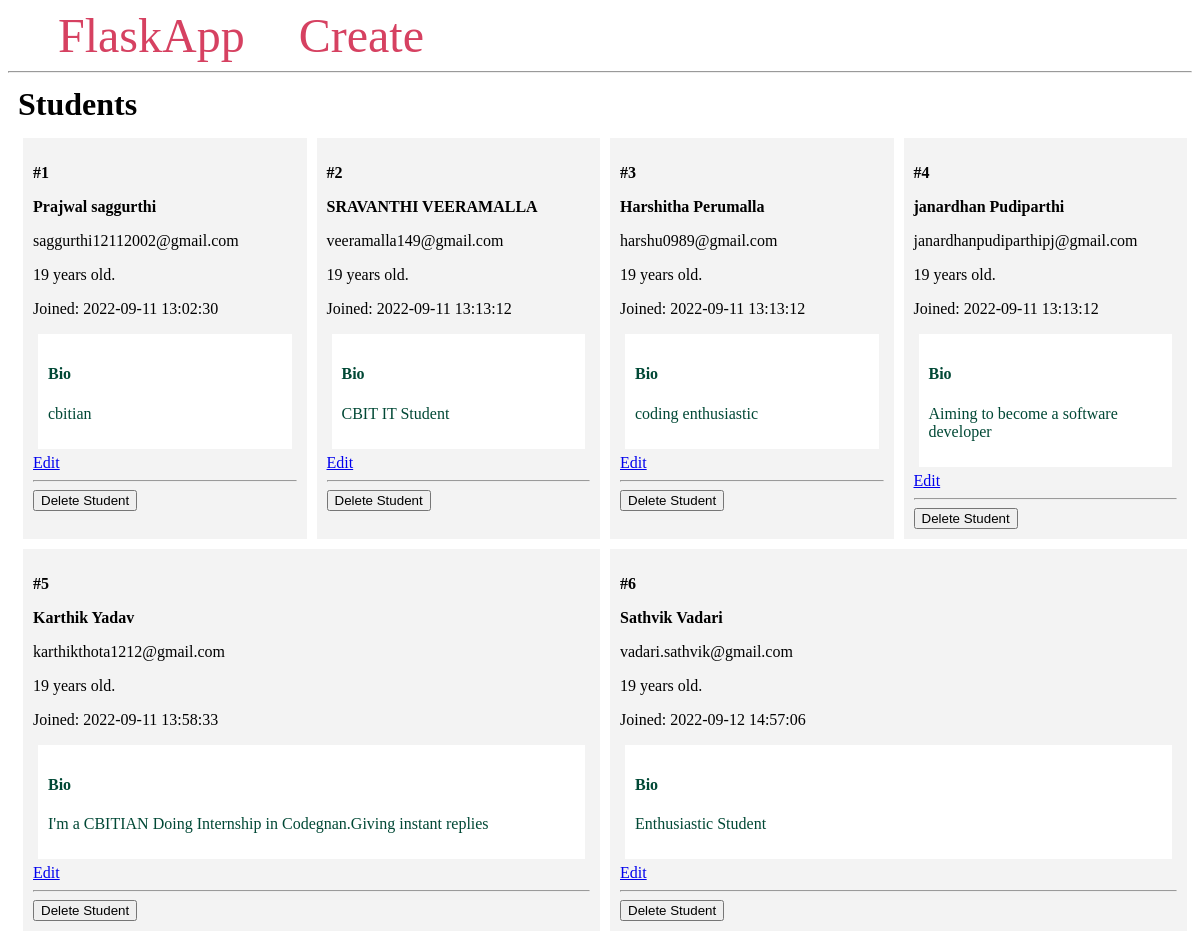
The page / on the database its author committed.
### app.py (models this page shows, shortened)
class Students(db.Model):
    id = db.Column(db.Integer,primary_key =True)
    firstname = db.Column(db.String(100),nullable =False)
    lastname = db.Column(db.String(100),nullable =False)
    email= db.Column(db.String(100),unique=True,nullable =False)
    age = db.Column(db.Integer)
    created_at = db.Column(db.DateTime(timezone=True),
                           server_default=func.now())
    bio = db.Column(db.Text)

### app.py (the view)
@app.route('/')
def index():
    students = Students.query.all()
    return render_template('index.html',students=students)

### templates/index.html
{% extends 'base.html' %}
{% block content %}
    <h1 class="title">{% block title %} Students {% endblock %}</h1>
    <div class="content">
        {% for student in students %}
            <div class="student">
                <p><b>#{{ student.id }}</b></p>
                <b>
                    <p class="name">{{ student.firstname }} {{ student.lastname }}</p>
                </b>
                <p>{{ student.email }}</p>
                <p>{{ student.age }} years old.</p>
                <p>Joined: {{ student.created_at }}</p>
                <div class="bio">
                    <h4>Bio</h4>
                    <p>{{ student.bio }}</p>
                </div>
                <a href="{{ url_for('edit', student_id=student.id) }}">Edit</a>
        <hr>
        <form method="POST"
                action="{{ url_for('delete', student_id=student.id) }}">
            <input type="submit" value="Delete Student"
                onclick="return confirm('Are you sure you want to delete this entry?')">
        </form>
            </div>
	   	{% endfor %}
    </div>
{% endblock %}

### templates/base.html (shortened to what this page needs)
<!DOCTYPE html>
<html lang="en">
<head>
</head>
<body>
    <nav>
        <a href="{{ url_for('index') }}">FlaskApp</a>
        <a href="{{url_for('create')}}">Create</a>
    </nav>
    <hr>
    <div class="content">
        {% block content %} {% endblock %}
    </div>
</body>
</html>

### templates/base.html (style rules this page uses)
.title { margin: 5px; }
.content { margin: 5px; width: 100%; display: flex; flex-direction: row; flex-wrap: wrap; }
.student { flex: 20%; padding: 10px; margin: 5px; background-color: #f3f3f3; inline-size: 100%; }
.bio { padding: 10px; margin: 5px; background-color: #ffffff; color: #004835; }
nav a { color: #d64161; font-size: 3em; margin-left: 50px; text-decoration: none; }

### rows shown on the page
Students: id "1", firstname "Prajwal", lastname "saggurthi", email "saggurthi12112002@gmail.com", age "19", created_at "2022-09-11 13:02:30", bio "cbitian"
Students: id "2", firstname "SRAVANTHI", lastname "VEERAMALLA", email "veeramalla149@gmail.com", age "19", created_at "2022-09-11 13:13:12", bio "CBIT IT Student"
Students: id "3", firstname "Harshitha", lastname "Perumalla", email "harshu0989@gmail.com", age "19", created_at "2022-09-11 13:13:12", bio "coding enthusiastic"
Students: id "4", firstname "janardhan", lastname "Pudiparthi", email "janardhanpudiparthipj@gmail.com", age "19", created_at "2022-09-11 13:13:12", bio "Aiming to become a software developer"
Students: id "5", firstname "Karthik", lastname "Yadav", email "karthikthota1212@gmail.com", age "19", created_at "2022-09-11 13:58:33", bio "I'm a CBITIAN Doing Internship in Codegnan.Giving instant replies"
Students: id "6", firstname "Sathvik", lastname "Vadari", email "vadari.sathvik@gmail.com", age "19", created_at "2022-09-12 14:57:06", bio "Enthusiastic Student"
